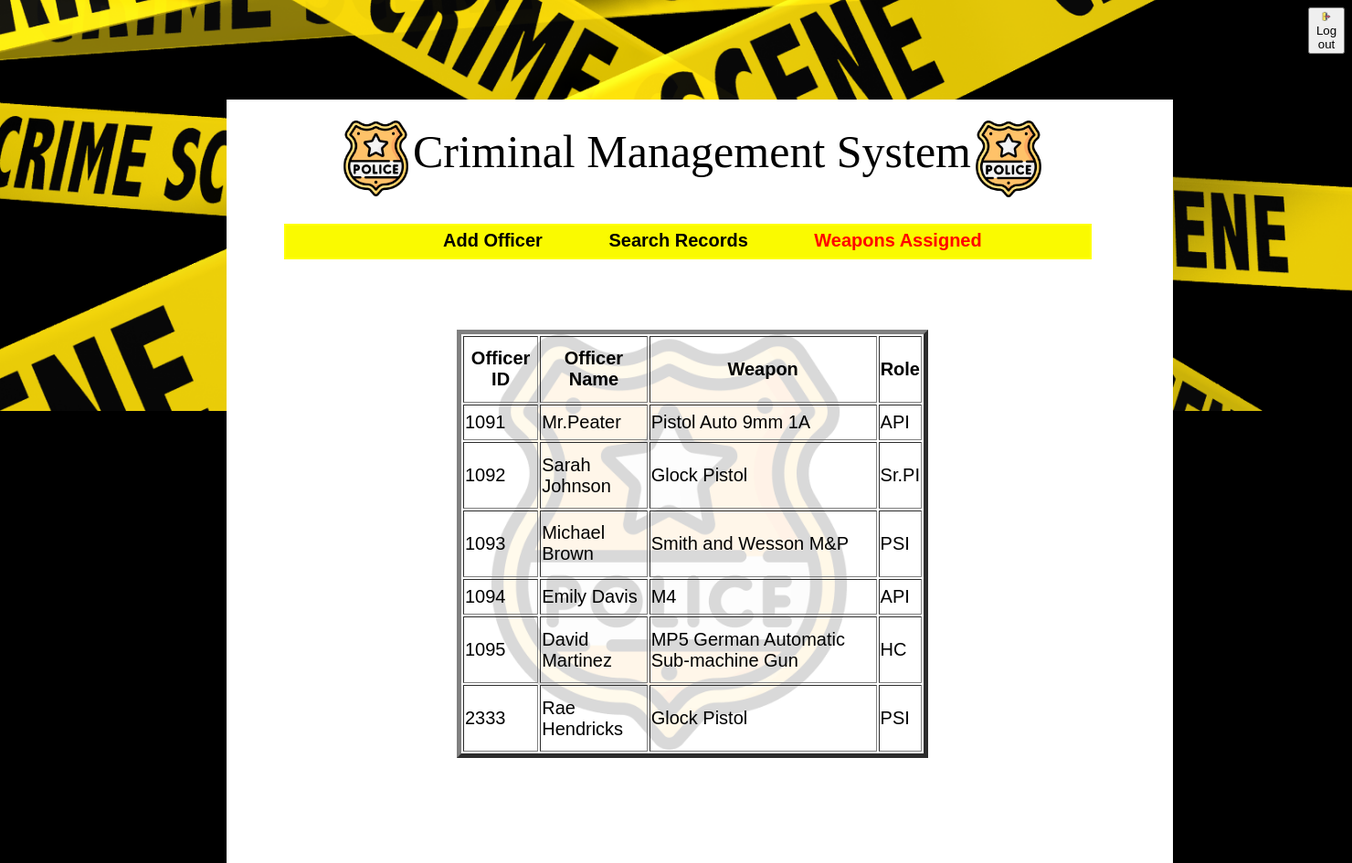
The page /Officers/weapon.php on the database its author committed.
### tables this page shows
CREATE TABLE `officer` (
  `offName` TEXT NOT NULL,
  `offID` INTEGER PRIMARY KEY,
  `ID` INTEGER NOT NULL,
  `contact` INTEGER NOT NULL,
  `gender` TEXT NOT NULL,
  `weapon` TEXT NOT NULL,
  `role` TEXT NOT NULL
);

### Officers/weapon.php (the view, shortened to what this page needs)
<!DOCTYPE html>
<html>
<head>
    <link rel='stylesheet' type='text/css' media='screen' href='../css/style_1.css'>
</head>
<body>
    <button name="logout" style="margin-left: 1424px;"><img src="../images/logout.png" style="width:10px"><a href = "../auth/logout.php">Log out</a></button>
    <div class="container">
        <div class="finaldiv">
        <span class="head1"><img src="../images/police_logo.png" width="16.2%"></span>
        <span class="head_txt">Criminal Management System</span>
        <span class="head2"><img src="../images/police_logo.png" width="38%"></span>
    <br>
    <div class="navbar">
        <ul style="margin-left:135px">
            <li><a href="addOfficer.php"><b>Add Officer</b></a></li>
            <li><a href="searchOff.php" ><b>Search Records</b></a></li>
            <li><a href="weapon.php" class="active"><b>Weapons Assigned</b></a></li>
        </ul>
        <br>
        <br>
        <table border="5" style="position:absolute; left:250px;top:200px;background-image: url('../images/police_logo_1.png'); background-repeat:no-repeat;margin-top: 50px; background-size: 90%; width: 50%;height:469px">
        <tr>
            <th>Officer ID</th>
            <th>Officer Name</th>
            <th>Weapon</th>
            <th>Role</th>
        </tr>
    </div>
    </div>
    </body>
    </html>
    <?php
        include("../config/config.php");
        $q1 = "SELECT * FROM `officer`";
        $result = $db->query($q1);
        if($result){
            while($row=$result->fetchArray(SQLITE3_ASSOC)){
                echo'
        <tr>
                <td>'. $row['offID'].'</td>
                <td>'.$row['offName'].'</td>
                <td>'. $row['weapon'].'</td>
                <td>'.$row['role'].'</td>
        </tr>';
            }
        }
        else{
            echo"error";
        }
     ?>

### css/style_1.css (style rules this page uses)
body { background: url('../images/log_back.png'); background-position: center; background-size: cover; background-repeat: no-repeat; background-color: black; }
.container { position: absolute; border:2px solid white; background: white; margin: 240px; margin-top: 50px; margin-bottom: 50px; height: 800px; width: 1000px; padding: 16px; }
.head1 { height: 55px; position: absolute; left: 120px; margin-top: 5px; }
.head_txt { font-family: Stencil Std, fantasy; position: absolute; left: 202px; margin-top: 10px; height: 55px; font-size: 50px; }
.head2 { height: 55px; position: absolute; left: 812px; margin-top: 5px; }
.navbar { border: 2px solid yellow; color: black; font-size: 20px; font-family: "Trebuchet MS", Helvetica, sans-serif; font-weight: 520; height: 30px; width: 880px; padding-top: 5px; margin-top: 100px; margin-left: 45px; background-color: rgb(250, 250, 0); }
ul { list-style-type: none; margin: 0; padding: 0; }
li { display: inline; margin-right: 10px; padding-left: 37px; padding-right: 20px; }
a { text-decoration: none; color: black; }
.active { color: red; }

### rows shown on the page
officer: offID "1091", offName "Mr.Peater", weapon "Pistol Auto 9mm 1A", role "API"
officer: offID "1092", offName "Sarah Johnson", weapon "Glock Pistol", role "Sr.PI"
officer: offID "1093", offName "Michael Brown", weapon "Smith and Wesson M&P", role "PSI"
officer: offID "1094", offName "Emily Davis", weapon "M4", role "API"
officer: offID "1095", offName "David Martinez", weapon "MP5 German Automatic Sub-machine Gun", role "HC"
officer: offID "2333", offName "Rae Hendricks", weapon "Glock Pistol", role "PSI"
